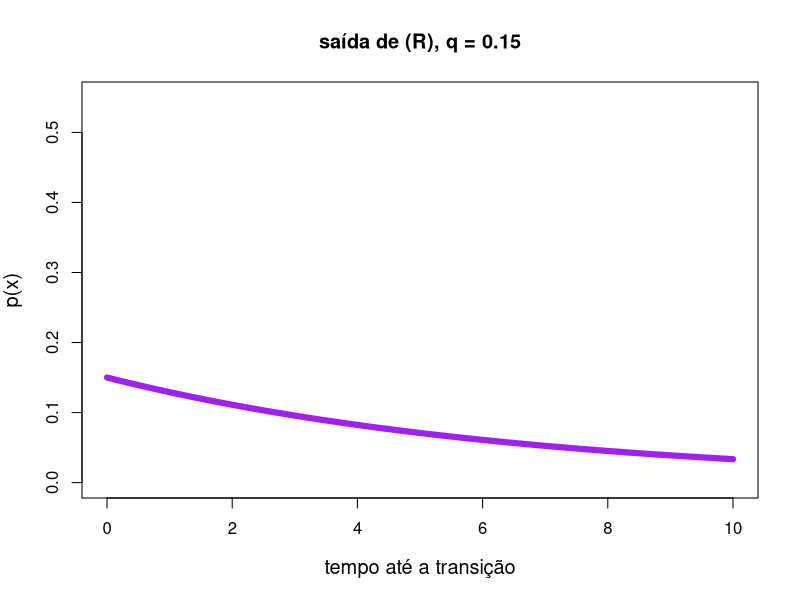

This figure's R source:

### definindo parâmetos
x_range <- seq(0, 10, by=0.1)

q = 0.15
### Criando o gráfico
plot(x = x_range, 
     y= dexp(x = x_range, rate = q, log = FALSE) , 
     type="l", col="purple",lwd= 6,
     ylim= c(0, 0.55),
     main = paste0("saída de (R), q = ", q),
     xlab="tempo até a transição", ylab="p(x)",
     cex.axis=1,cex.lab=1.2
)





